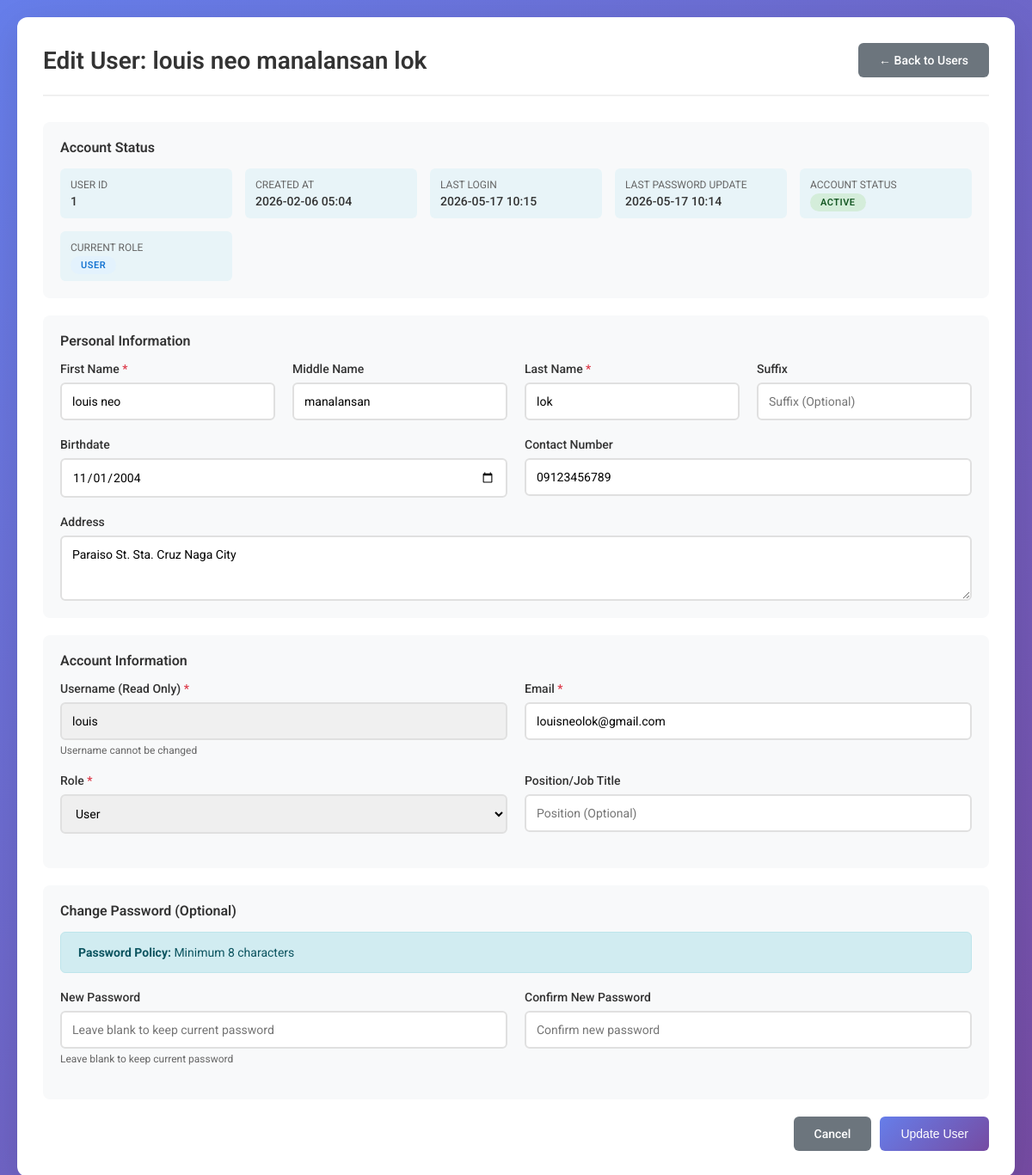
Screenshot of /editUser/1/ (signed in) with the database file from the repository.
### user_management/models.py (models this page shows, shortened)
class Employee(models.Model):
    ROLE_CHOICES = [
        ('user', 'User'),
        ('admin', 'Admin'),
        ('global_admin', 'Global Admin'),
    ]
    first_name = models.CharField(max_length=25)
    middle_name = models.CharField(max_length=25, blank=True, null=True)
    last_name = models.CharField(max_length=25)
    suffix = models.CharField(max_length=5, blank=True, null=True)
    birthdate = models.DateField(blank=True, null=True)
    address = models.CharField(max_length=100, blank=True, null=True)
    contact_number = models.CharField(max_length=20, blank=True, null=True)
    email = models.EmailField(max_length=50, unique=True)
    username = models.CharField(max_length=20, unique=True)
    password = models.CharField(max_length=255)  # Increased for hashed passwords
    position = models.CharField(max_length=25, blank=True, null=True)
    role = models.CharField(max_length=20, choices=ROLE_CHOICES, default='user')
    last_login = models.DateTimeField(null=True, blank=True)
    last_password_update = models.DateTimeField(default=timezone.now)
    password_expiry_days = models.IntegerField(default=90)
    failed_login_attempts = models.IntegerField(default=0)
    account_locked = models.BooleanField(default=False)
    locked_until = models.DateTimeField(null=True, blank=True)
    is_active = models.BooleanField(default=True)
    created_at = models.DateTimeField(auto_now_add=True)
    updated_at = models.DateTimeField(auto_now=True)
    class Meta:
        ordering = ['-created_at']
        verbose_name = "Employee"
        verbose_name_plural = "Employees"
    def get_full_name(self):
        parts = [self.first_name]
        if self.middle_name:
            parts.append(self.middle_name)
        parts.append(self.last_name)
        if self.suffix:
            parts.append(self.suffix)
        return ' '.join(parts)
    def is_password_expired(self):
        if self.last_password_update and self.password_expiry_days > 0:
            expiry_date = self.last_password_update + timedelta(days=self.password_expiry_days)
            return timezone.now() > expiry_date
        return False
    def is_locked(self):
        return self.account_locked

class PasswordPolicy(models.Model):
    min_length = models.IntegerField(default=8)
    require_uppercase = models.BooleanField(default=True)
    require_lowercase = models.BooleanField(default=True)
    require_numbers = models.BooleanField(default=True)
    require_special_chars = models.BooleanField(default=True)
    password_expiry_days = models.IntegerField(default=90)
    max_failed_attempts = models.IntegerField(default=5)
    lockout_duration_minutes = models.IntegerField(default=30)
    prevent_reuse_count = models.IntegerField(default=5)
    created_at = models.DateTimeField(auto_now_add=True)
    updated_at = models.DateTimeField(auto_now=True)
    class Meta:
        verbose_name = "Password Policy"
        verbose_name_plural = "Password Policies"
    @classmethod
    def get_current_policy(cls):
        policy, created = cls.objects.get_or_create(id=1)
        return policy

### user_management/views.py (the view)
# urls.py: path('editUser/<int:user_id>/', views.editUser, name='editUser'),
@role_required(['admin', 'global_admin'])
def editUser(request, user_id):
    employee = get_object_or_404(Employee, id=user_id)
    policy = PasswordPolicy.get_current_policy()
    if request.method == 'POST':
        form = EmployeeEditForm(request.POST, instance=employee)
        if form.is_valid():
            new_password = form.cleaned_data.get('new_password')
            if new_password:
                password_errors = policy.validate_password(new_password)
                if password_errors:
                    for error in password_errors:
                        messages.error(request, error)
                    return render(request, 'editUser.html', {
                        'form': form,
                        'employee': employee,
                        'policy': policy
                    })
                if not PasswordHistory.can_use_password(employee, new_password):
                    messages.error(request, f'You cannot reuse your last {policy.prevent_reuse_count} passwords!')
                    return render(request, 'editUser.html', {
                        'form': form,
                        'employee': employee,
                        'policy': policy
                    })
                employee.set_password(new_password)
                PasswordHistory.objects.create(
                    employee=employee,
                    password_hash=employee.password
                )
            form.save()
            messages.success(request, f'User {employee.username} updated successfully!')
            return redirect('home')
        else:
            messages.error(request, 'Please correct the errors below.')
    else:
        form = EmployeeEditForm(instance=employee)
    return render(request, 'editUser.html', {
        'form': form,
        'employee': employee,
        'policy': policy
    })

### user_management/utils.py (called while the page is built)
def role_required(allowed_roles):
    def decorator(view_func):
        @wraps(view_func)
        def _wrapped(request, *args, **kwargs):
            emp_id = request.session.get('employee_id')
            emp_role = request.session.get('employee_role')
            if not emp_id:
                return redirect('login')
            if emp_role not in allowed_roles:
                messages.error(request, 'You do not have permission to access this page.')
                return redirect('user_dashboard')
            return view_func(request, *args, **kwargs)
        return _wrapped
    return decorator

### user_management/templates/editUser.html (shortened to what this page needs)
{% load static %}
<!DOCTYPE html>
<html lang="en">
<head>
</head>
<body>
    <div class="container">
        <div class="header">
            <h1>Edit User: {{ employee.get_full_name }}</h1>
            <a href="{% url 'home' %}" class="btn btn-secondary">← Back to Users</a>
        </div>
        <div class="card">
            <div class="card-header">Account Status</div>
            <div class="info-grid">
                <div class="info-item">
                    <div class="info-label">User ID</div>
                    <div class="info-value">{{ employee.id }}</div>
                </div>
                <div class="info-item">
                    <div class="info-label">Created At</div>
                    <div class="info-value">{{ employee.created_at|date:"Y-m-d H:i" }}</div>
                </div>
                <div class="info-item">
                    <div class="info-label">Last Login</div>
                    <div class="info-value">
                        {% if employee.last_login %}
                            {{ employee.last_login|date:"Y-m-d H:i" }}
                        {% else %}
                            Never
                        {% endif %}
                    </div>
                </div>
                <div class="info-item">
                    <div class="info-label">Last Password Update</div>
                    <div class="info-value">
                        {{ employee.last_password_update|date:"Y-m-d H:i" }}
                    </div>
                </div>
                <div class="info-item">
                    <div class="info-label">Account Status</div>
                    <div class="info-value">
                        {% if employee.is_locked %}
                            <span class="badge badge-locked">Locked</span>
                        {% else %}
                            <span class="badge badge-active">Active</span>
                        {% endif %}
                    </div>
                </div>
                <div class="info-item">
                    <div class="info-label">Current Role</div>
                    <div class="info-value">
                        <span class="badge badge-{{ employee.role }}">{{ employee.get_role_display }}</span>
                    </div>
                </div>
            </div>
        </div>
        <form method="POST">
            <div class="card">
                <div class="card-header">Personal Information</div>
                <div class="form-row">
                    <div class="form-group">
                        <label for="{{ form.first_name.id_for_label }}" class="required">First Name</label>
                        {{ form.first_name }}
                    </div>
                    <div class="form-group">
                        <label for="{{ form.middle_name.id_for_label }}">Middle Name</label>
                        {{ form.middle_name }}
                    </div>
                    <div class="form-group">
                        <label for="{{ form.last_name.id_for_label }}" class="required">Last Name</label>
                        {{ form.last_name }}
                    </div>
                    <div class="form-group">
                        <label for="{{ form.suffix.id_for_label }}">Suffix</label>
                        {{ form.suffix }}
                    </div>
                </div>
                <div class="form-row">
                    <div class="form-group">
                        <label for="{{ form.birthdate.id_for_label }}">Birthdate</label>
                        {{ form.birthdate }}
                    </div>
                    <div class="form-group">
                        <label for="{{ form.contact_number.id_for_label }}">Contact Number</label>
                        {{ form.contact_number }}
                    </div>
                </div>
                <div class="form-group">
                    <label for="{{ form.address.id_for_label }}">Address</label>
                    {{ form.address }}
                </div>
            </div>
            <div class="card">
                <div class="card-header">Account Information</div>
                <div class="form-row">
                    <div class="form-group">
                        <label class="required">Username (Read Only)</label>
                        <input type="text" value="{{ employee.username }}" readonly>
                        <small>Username cannot be changed</small>
                    </div>
                    <div class="form-group">
                        <label for="{{ form.email.id_for_label }}" class="required">Email</label>
                        {{ form.email }}
                    </div>
                </div>
                <div class="form-row">
                    <div class="form-group">
                        <label for="{{ form.role.id_for_label }}" class="required">Role</label>
                        {{ form.role }}
                    </div>
                    <div class="form-group">
                        <label for="{{ form.position.id_for_label }}">Position/Job Title</label>
                        {{ form.position }}
                    </div>
                </div>
            </div>
            <div class="card">
                <div class="card-header">Change Password (Optional)</div>
                <div class="alert alert-info">
                    <strong>Password Policy:</strong>
                    Minimum {{ policy.min_length }} characters
                </div>
                <div class="form-row">
                    <div class="form-group">
                        <label for="{{ form.new_password.id_for_label }}">New Password</label>
                        {{ form.new_password }}
                        <small>Leave blank to keep current password</small>
                    </div>
                    <div class="form-group">
                        <label for="{{ form.confirm_password.id_for_label }}">Confirm New Password</label>
                        {{ form.confirm_password }}
                    </div>
                </div>
            </div>
            <div class="actions">
                <a href="{% url 'home' %}" class="btn btn-secondary">Cancel</a>
                <button type="submit" class="btn btn-primary">Update User</button>
            </div>
        </form>
    </div>
</body>
</html>

### user_management/templates/editUser.html (style rules this page uses)
* { margin: 0; padding: 0; box-sizing: border-box; }
body { font-family: 'Roboto', sans-serif; background: linear-gradient(135deg, #667eea 0%, #764ba2 100%); min-height: 100vh; padding: 20px; }
.container { max-width: 1200px; margin: 0 auto; background: white; border-radius: 12px; box-shadow: 0 10px 40px rgba(0, 0, 0, 0.1); padding: 30px; }
.header { display: flex; justify-content: space-between; align-items: center; margin-bottom: 30px; padding-bottom: 20px; border-bottom: 2px solid #f0f0f0; }
h1 { color: #333; font-size: 28px; font-weight: 600; }
.card { background: #f8f9fa; border-radius: 8px; padding: 20px; margin-bottom: 20px; }
.card-header { font-size: 16px; font-weight: 600; margin-bottom: 15px; color: #333; }
.form-row { display: grid; grid-template-columns: repeat(auto-fit, minmax(200px, 1fr)); gap: 20px; margin-bottom: 20px; }
.form-group { display: flex; flex-direction: column; }
label { display: block; margin-bottom: 8px; color: #333; font-weight: 500; font-size: 14px; }
label.required::after { content: " *"; color: #dc3545; }
input[type="text"], input[type="email"], input[type="password"], input[type="date"], select, textarea { width: 100%; padding: 12px; border: 2px solid #e0e0e0; border-radius: 6px; font-size: 14px; transition: all 0.3s; font-family: inherit; }
input:read-only { background: #f0f0f0; cursor: not-allowed; }
.btn { padding: 12px 24px; border: none; border-radius: 6px; cursor: pointer; font-size: 14px; font-weight: 500; text-decoration: none; display: inline-block; transition: all 0.3s; }
.btn-primary { background: linear-gradient(135deg, #667eea 0%, #764ba2 100%); color: white; }
.btn-secondary { background: #6c757d; color: white; }
.actions { display: flex; gap: 10px; justify-content: flex-end; margin-top: 20px; }
.alert { padding: 15px 20px; border-radius: 6px; margin-bottom: 20px; font-size: 14px; }
.alert-info { background: #d1ecf1; color: #0c5460; border: 1px solid #bee5eb; }
.info-grid { display: grid; grid-template-columns: repeat(auto-fit, minmax(200px, 1fr)); gap: 15px; margin-top: 15px; }
.info-item { padding: 12px; background: #e8f4f8; border-radius: 6px; }
.info-label { font-size: 12px; color: #666; margin-bottom: 4px; text-transform: uppercase; }
.info-value { font-size: 14px; color: #333; font-weight: 500; }
.badge { padding: 4px 12px; border-radius: 12px; font-size: 11px; font-weight: 600; text-transform: uppercase; letter-spacing: 0.5px; }
.badge-user { background: #e3f2fd; color: #1976d2; }
.badge-active { background: #d4edda; color: #155724; }
small { color: #666; font-size: 12px; display: block; margin-top: 5px; }

### rows the page displays
Employee: get_full_name "louis neo manalansan lok", id "1", created_at "2026-02-06 05:04", last_login "2026-05-17 10:15", last_password_update "2026-05-17 10:14", role "USER", first_name "louis neo", middle_name "manalansan", last_name "lok", birthdate "11/01/2004", contact_number "09123456789", address "Paraiso St. Sta. Cruz Naga City", username "louis", email "louisneolok@gmail.com", role "User"
PasswordPolicy: min_length "8"
